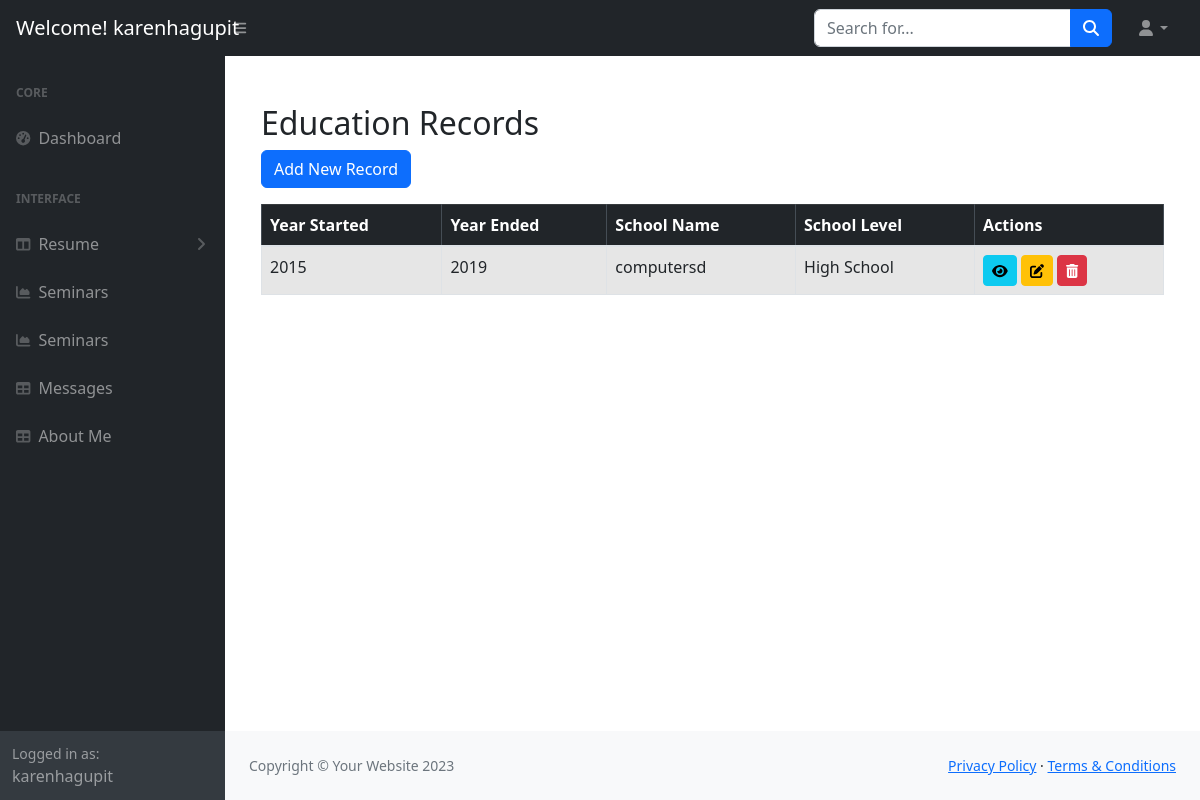
Page /dashboard/dashboard/dash_education.php (signed in) on the committed database.
### tables this page shows
CREATE TABLE `education` (
  `id` int(11) NOT NULL,
  `year_started` int(11) NOT NULL,
  `year_ended` int(11) DEFAULT NULL,
  `school_name` varchar(255) NOT NULL,
  `school_location` varchar(255) NOT NULL,
  `school_level` enum('Elementary','High School','Senior High School','College') NOT NULL,
  `grade_or_year` varchar(50) DEFAULT NULL,
  `course_or_track` varchar(255) DEFAULT NULL,
  `description` text DEFAULT NULL
);

### dashboard/dashboard/dash_education.php (the view, shortened to what this page needs)
<?php
$servername = "localhost";
$username = "root";
$password = "";
$dbname = "karensporfolio";
$conn = new mysqli($servername, $username, $password, $dbname);
$sql = "SELECT * FROM education";
$result = $conn->query($sql);
$username = $_SESSION['user'];
?>
<!DOCTYPE html>
<html lang="en">
    <head>
        <link href="https://cdn.jsdelivr.net/npm/simple-datatables@7.1.2/dist/style.min.css" rel="stylesheet" />
        <link rel="stylesheet" href="https://maxcdn.bootstrapcdn.com/bootstrap/4.5.2/css/bootstrap.min.css">
        <link href="css/styles.css" rel="stylesheet" />
    </head>
    <body class="sb-nav-fixed">
        <nav class="sb-topnav navbar navbar-expand navbar-dark bg-dark">
            <a class="navbar-brand ps-3" href="index.html">Welcome! <?php echo htmlspecialchars($username); ?></h1></a>
            <button class="btn btn-link btn-sm order-1 order-lg-0 me-4 me-lg-0" id="sidebarToggle" href="#!"><i class="fas fa-bars"></i></button>
            <form class="d-none d-md-inline-block form-inline ms-auto me-0 me-md-3 my-2 my-md-0">
                <div class="input-group">
                    <input class="form-control" type="text" placeholder="Search for..." aria-label="Search for..." aria-describedby="btnNavbarSearch" />
                    <button class="btn btn-primary" id="btnNavbarSearch" type="button"><i class="fas fa-search"></i></button>
                </div>
            </form>
            <ul class="navbar-nav ms-auto ms-md-0 me-3 me-lg-4">
                <li class="nav-item dropdown">
                    <a class="nav-link dropdown-toggle" id="navbarDropdown" href="#" role="button" data-bs-toggle="dropdown" aria-expanded="false"><i class="fas fa-user fa-fw"></i></a>
                </li>
            </ul>
        </nav>
        <div id="layoutSidenav">
            <div id="layoutSidenav_nav">
                <nav class="sb-sidenav accordion sb-sidenav-dark" id="sidenavAccordion">
                    <div class="sb-sidenav-menu">
                        <div class="nav">
                            <div class="sb-sidenav-menu-heading">Core</div>
                            <a class="nav-link" href="dashboard.php">
                                <div class="sb-nav-link-icon"><i class="fas fa-tachometer-alt"></i></div>
                                Dashboard
                            </a>
                            <div class="sb-sidenav-menu-heading">Interface</div>
                            <a class="nav-link collapsed" href="#" data-bs-toggle="collapse" data-bs-target="#collapseLayouts" aria-expanded="false" aria-controls="collapseLayouts">
                                <div class="sb-nav-link-icon"><i class="fas fa-columns"></i></div>
                                Resume
                                <div class="sb-sidenav-collapse-arrow"><i class="fas fa-angle-down"></i></div>
                            </a>
                            <a class="nav-link" href="">
                                <div class="sb-nav-link-icon"><i class="fas fa-chart-area"></i></div>
                                Seminars
                            </a>
                            <a class="nav-link" href="dash_seminar.php">
                                <div class="sb-nav-link-icon"><i class="fas fa-chart-area"></i></div>
                                Seminars
                            </a>
                            <a class="nav-link" href="message.php">
                                <div class="sb-nav-link-icon"><i class="fas fa-table"></i></div>
                                Messages
                            </a>
                            <a class="nav-link" href="dash_about.php">
                                <div class="sb-nav-link-icon"><i class="fas fa-table"></i></div>
                                About Me
                            </a>
                        </div>
                    </div>
                    <div class="sb-sidenav-footer">
                        <div class="small">Logged in as:</div>
                        <?php echo htmlspecialchars($username); ?>
                    </div>
                </nav>
            </div>
            <div id="layoutSidenav_content">
                <main>
                <div class="container-fluid px-4">
        <div class="container mt-5">
            <h2>Education Records</h2>
            <a href="add_education.php" class="btn btn-primary mb-3">Add New Record</a>
            <table class="table table-striped table-hover table-bordered">
                <thead class="table-dark">
                    <tr>
                        <th>Year Started</th>
                        <th>Year Ended</th>
                        <th>School Name</th>
                        <th>School Level</th>
                        <th>Actions</th>
                    </tr>
                </thead>
                <tbody>
                    <?php
                    if ($result->num_rows > 0) {
                        while($row = $result->fetch_assoc()) {
                            echo "<tr>
                                <td>" . htmlspecialchars($row["year_started"]) . "</td>
                                <td>" . htmlspecialchars($row["year_ended"]) . "</td>
                                <td>" . htmlspecialchars($row["school_name"]) . "</td>
                                <td>" . htmlspecialchars($row["school_level"]) . "</td>
                                <td>
                                    <a href='view_education.php?id=" . $row["id"] . "' class='btn btn-sm btn-info'>
                                        <i class='fas fa-eye'></i>
                                    </a>
                                    <a href='edit_education.php?id=" . $row["id"] . "' class='btn btn-sm btn-warning'>
                                        <i class='fas fa-edit'></i>
                                    </a>
                                    <a href='delete_education.php?id=" . $row["id"] . "' class='btn btn-sm btn-danger' onclick='return confirm(\"Are you sure?\")'>
                                        <i class='fas fa-trash-alt'></i>
                                    </a>
                                </td>
                            </tr>";
                        }
                    } else {
                        echo "<tr><td colspan='5' class='text-center'>No records found</td></tr>";
                    }
                    ?>
                </tbody>
            </table>
        </div>
    </div>
                </main>
                <footer class="py-4 bg-light mt-auto">
                    <div class="container-fluid px-4">
                        <div class="d-flex align-items-center justify-content-between small">
                            <div class="text-muted">Copyright &copy; Your Website 2023</div>
                            <div>
                                <a href="#">Privacy Policy</a>
                                &middot;
                                <a href="#">Terms &amp; Conditions</a>
                            </div>
                        </div>
                    </div>
                </footer>
            </div>
        </div>
    </body>
</html>

### rows in the picture
education: year_started "2015", year_ended "2019", school_name "computersd", school_level "High School"

### other values in the picture
$username "karenhagupit"
